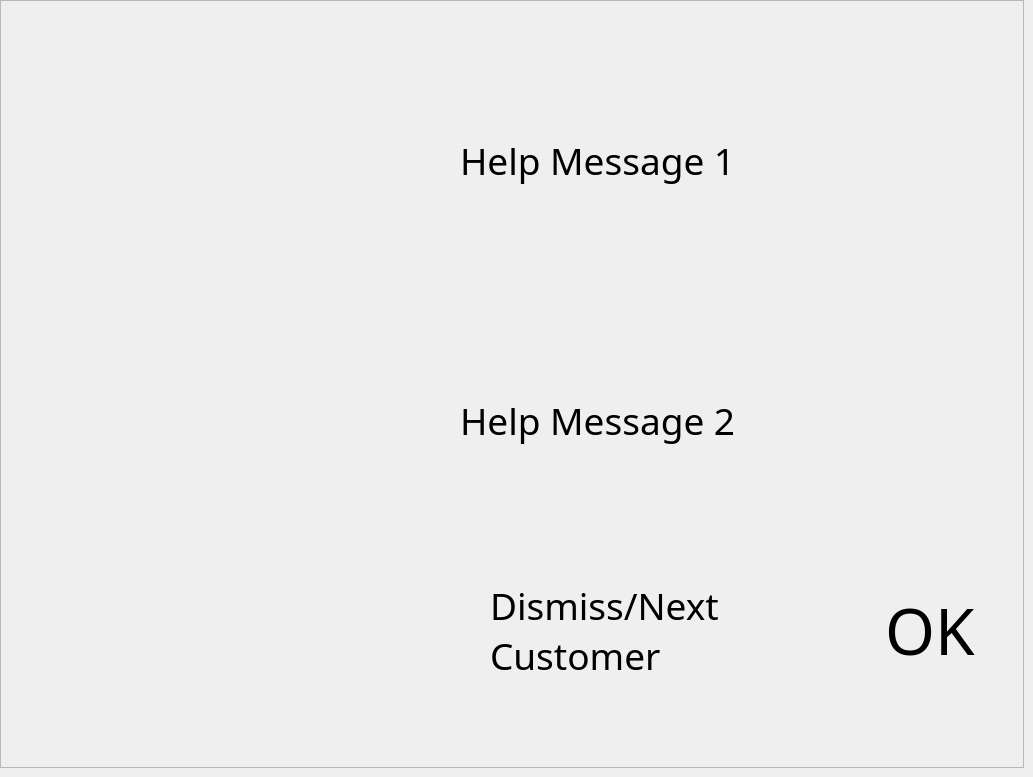
    <widget class="QWidget" name="i3pageTxnStatus">
     <widget class="QFrame" name="i3frTxnStatus">
      <property name="geometry">
       <rect>
        <x>0</x>
        <y>0</y>
        <width>1024</width>
        <height>768</height>
       </rect>
      </property>
      <property name="styleSheet">
       <string notr="true">QPushButton{ border-image: url(:/buttons/btn500.png);}
QPushButton:pressed {border-image: url(:/buttons/btn500pressed.png); border: none;}
QPushButton:disabled {border-image: url(:/bckgrnd/bgnd500.png); border: none;}
</string>
      </property>
      <property name="frameShape">
       <enum>QFrame::StyledPanel</enum>
      </property>
      <property name="frameShadow">
       <enum>QFrame::Raised</enum>
      </property>
      <widget class="QLabel" name="i3lblTxnStatusMsg1">
       <property name="geometry">
        <rect>
         <x>460</x>
         <y>20</y>
         <width>421</width>
         <height>281</height>
        </rect>
       </property>
       <property name="font">
        <font>
         <family>Berlin Sans FB</family>
         <pointsize>28</pointsize>
         <weight>50</weight>
         <bold>false</bold>
        </font>
       </property>
       <property name="text">
        <string>Help Message 1</string>
       </property>
       <property name="wordWrap">
        <bool>true</bool>
       </property>
      </widget>
      <widget class="QLabel" name="i3lblTxnStatusMsg2">
       <property name="geometry">
        <rect>
         <x>460</x>
         <y>300</y>
         <width>421</width>
         <height>241</height>
        </rect>
       </property>
       <property name="font">
        <font>
         <family>Berlin Sans FB</family>
         <pointsize>28</pointsize>
         <weight>50</weight>
         <bold>false</bold>
        </font>
       </property>
       <property name="text">
        <string>Help Message 2</string>
       </property>
       <property name="wordWrap">
        <bool>true</bool>
       </property>
      </widget>
      <widget class="QPushButton" name="i3btnDismiss">
       <property name="geometry">
        <rect>
         <x>850</x>
         <y>550</y>
         <width>160</width>
         <height>160</height>
        </rect>
       </property>
       <property name="font">
        <font>
         <family>Berlin Sans FB</family>
         <pointsize>48</pointsize>
         <weight>50</weight>
         <bold>false</bold>
        </font>
       </property>
       <property name="focusPolicy">
        <enum>Qt::NoFocus</enum>
       </property>
       <property name="text">
        <string>OK</string>
       </property>
       <property name="shortcut">
        <string>Q</string>
       </property>
       <property name="autoRepeat">
        <bool>false</bool>
       </property>
       <property name="flat">
        <bool>true</bool>
       </property>
      </widget>
      <widget class="QLabel" name="i3lblDismiss">
       <property name="geometry">
        <rect>
         <x>490</x>
         <y>550</y>
         <width>351</width>
         <height>161</height>
        </rect>
       </property>
       <property name="font">
        <font>
         <family>Berlin Sans FB</family>
         <pointsize>28</pointsize>
         <weight>50</weight>
         <bold>false</bold>
        </font>
       </property>
       <property name="text">
        <string>Dismiss/Next Customer</string>
       </property>
       <property name="wordWrap">
        <bool>true</bool>
       </property>
      </widget>
      <widget class="QLabel" name="i3lblTxnStatusIcon">
       <property name="geometry">
        <rect>
         <x>50</x>
         <y>20</y>
         <width>311</width>
         <height>261</height>
        </rect>
       </property>
       <property name="text">
        <string/>
       </property>
       <property name="pixmap">
        <pixmap resource="paybox.qrc">:/bckgrnd/icn200approved.png</pixmap>
       </property>
      </widget>
      <widget class="QLabel" name="i3lblTxnQRcode">
       <property name="geometry">
        <rect>
         <x>30</x>
         <y>360</y>
         <width>384</width>
         <height>384</height>
        </rect>
       </property>
       <property name="text">
        <string/>
       </property>
       <property name="pixmap">
        <pixmap resource="paybox.qrc">:/bckgrnd/qrcode-placeholder.png</pixmap>
       </property>
       <property name="scaledContents">
        <bool>true</bool>
       </property>
      </widget>
     </widget>
    </widget>
